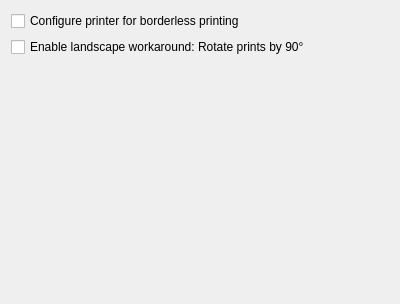
<?xml version="1.0" encoding="UTF-8"?>
<ui version="4.0">
 <class>PrinterSettingsPage</class>
 <widget class="QWidget" name="PrinterSettingsPage">
  <property name="geometry">
   <rect>
    <x>0</x>
    <y>0</y>
    <width>400</width>
    <height>304</height>
   </rect>
  </property>
  <property name="windowTitle">
   <string>Form</string>
  </property>
  <layout class="QVBoxLayout" name="verticalLayout">
   <item>
    <widget class="QCheckBox" name="printer_use_borderless_printing">
     <property name="toolTip">
      <string>When enabled, instruct the printer to use borderless mode and let MTGProxyPrinter manage the printing margins.
Disable this, if your printer keeps scaling print-outs up or down.

When disabled, managing the page margins is delegated to the printer driver,
which should increase compatibility, at the expense of drawing shorter cut helper lines.</string>
     </property>
     <property name="text">
      <string>Configure printer for borderless printing</string>
     </property>
    </widget>
   </item>
   <item>
    <widget class="QCheckBox" name="landscape_workaround">
     <property name="toolTip">
      <string>If enabled, print landscape documents in portrait mode with all content rotated by 90°.
Enable this, if printing landscape documents results in portrait printouts with cropped-off sides.</string>
     </property>
     <property name="text">
      <string>Enable landscape workaround: Rotate prints by 90°</string>
     </property>
     <property name="wordWrap" stdset="0">
      <bool>true</bool>
     </property>
    </widget>
   </item>
   <item>
    <spacer name="vertical_spacer">
     <property name="orientation">
      <enum>Qt::Vertical</enum>
     </property>
     <property name="sizeHint" stdset="0">
      <size>
       <width>20</width>
       <height>261</height>
      </size>
     </property>
    </spacer>
   </item>
  </layout>
 </widget>
 <resources/>
 <connections/>
</ui>
